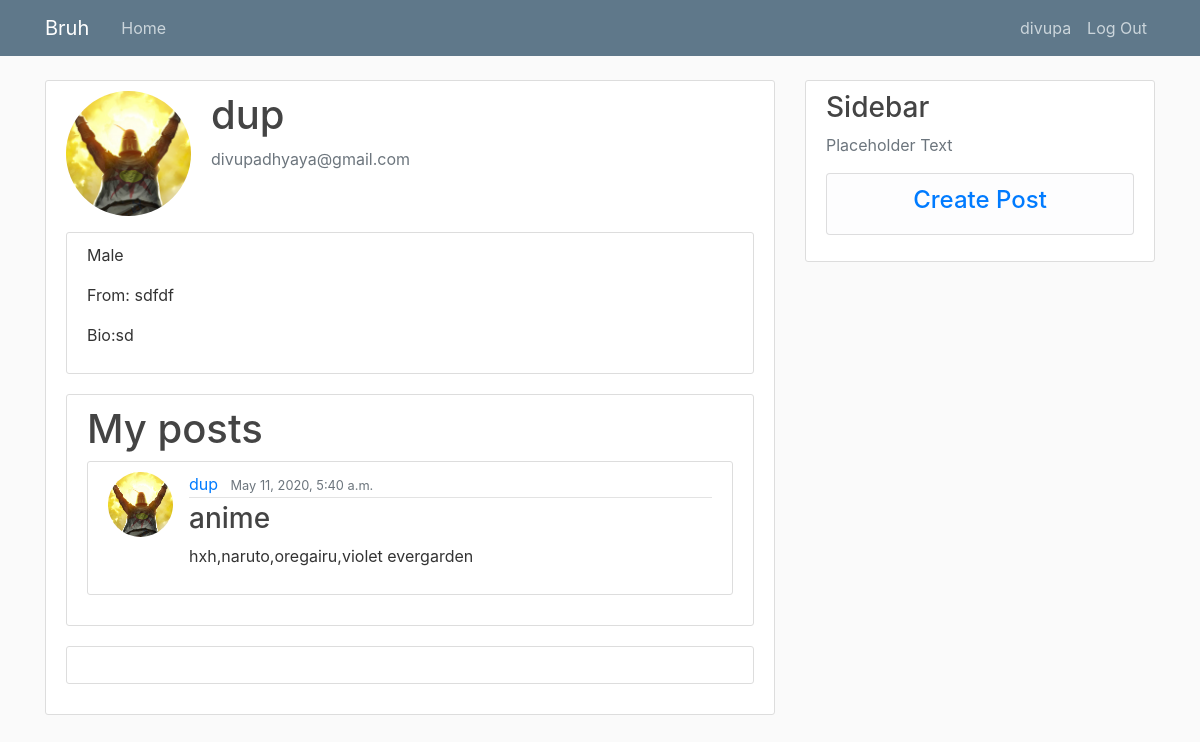
Page /user/dup/profile/ (signed in) on the committed database.
### user/models.py (models this page shows, shortened)
class Profile(models.Model):
    user = models.OneToOneField(User, on_delete=models.CASCADE)
    image = models.ImageField(default='default.jpg', upload_to='profile_pics')
    bio = models.TextField(unique=False, default=" ")
    country = models.CharField(max_length=50, default=" ")
    gender = models.IntegerField(choices=SEX, default=0)

### Post/models.py (models this page shows, shortened)
class Post(models.Model):
	title = models.CharField(max_length=100)
	content = models.TextField()
	date_posted = models.DateTimeField(default=timezone.now)
	author = models.ForeignKey(User, on_delete=models.CASCADE)
	views = models.ManyToManyField(User, related_name='post_views', blank = True)
	likers = models.ManyToManyField(User, related_name = 'likers', blank = True)

### user/views.py (the view)
# urls.py: path('<slug:slug>/profile/',views.profile,name='profile'),
@login_required
def profile(request,slug):
	userd = User.objects.filter(username__iexact=slug)
	if request.user.is_authenticated:
		if(request.method == 'POST'):
			p_form = ProfileUpdateForm(request.POST, request.FILES, instance = request.user.profile)
			if(p_form.is_valid()):
				p_form.save()
				messages.success(request, 'Account has been updated.')
				return redirect('profile',slug=slug)
		else:
			p_form = ProfileUpdateForm(instance = request.user.profile)
		context = {
		'pform':p_form,
		'userd':userd[0],
		'slug':slug
		}
	else:
		context = {
		'userd':userd[0],
		'slug':slug
		}
	context['posts'] = Post.objects.filter(author__username = slug)
	return render(request, 'users/profile.html', context)

### user/templates/users/profile.html (shortened to what this page needs)
{% extends "base.html" %}
{% load crispy_forms_tags %}
{% block content %}
    <div class="content-section">
      <div class="media">
        <img class="rounded-circle account-img" src="{{userd.profile.image.url}}">
        <div class="media-body">
          <h2 class="account-heading">{{ userd.username }}</h2>
          <p class="text-secondary">{{ userd.email }}</p>
        </div>
      </div>
      <div class="content-section">
        <p> {{userd.profile.get_gender_display}} </p>
        <p> From: {{userd.profile.country}} </p>
        <p> Bio:{{userd.profile.bio}} </p>
    	</div>
      <div class="content-section">
        <h1> My posts </h1>
      {% for post in posts %}
      <article class="media content-section">
            <img class = "rounded-circle article-img" src = "{{post.author.profile.image.url}}">
      <div class="media-body">
        <div class="article-metadata">
          <a class="mr-2" href="{% url 'profile' slug=post.author.username %}">{{ post.author }}</a>
          <small class="text-muted">{{ post.date_posted }}</small>
        </div>
        <h3><a class="article-title" href="{% url 'post-detail' post.id %}">{{ post.title }}</a></h3>
        <p class="article-content">{{ post.content }}</p>
      </div>
    </article>
        {% endfor %}
    </div>
      <div class="content-section">
    	</div>
    </div>
{% endblock content %}

### templates/base.html (shortened to what this page needs)
{% load static %}
<!DOCTYPE HTML>
<html lang="en">
  <head>
     <link rel="stylesheet" href="https://stackpath.bootstrapcdn.com/bootstrap/4.1.3/css/bootstrap.min.css">
	<link rel="stylesheet" type="text/css" href="{%static 'main.css' %}">
</head>
<body>
	<header class="site-header">
  <nav class="navbar navbar-expand-md navbar-dark bg-steel fixed-top">
    <div class="container">
      <a class="navbar-brand mr-4" href="/">Bruh</a>
      <div class="collapse navbar-collapse" id="navbarToggle">
        <div class="navbar-nav mr-auto">
          <a class="nav-item nav-link" href="{% url 'blog-home' %}">Home</a>
        </div>
        <div class="navbar-nav">
          {% if user.is_authenticated%}
                      <a class="nav-item nav-link" href="{% url 'profile' slug=user.username %}"> {{user.username }}</a>
                      <a class="nav-item nav-link" href="{% url 'logout' %}">Log Out</a>
          {% else %}
                      <a class="nav-item nav-link" href="{% url 'login' %}">Login</a>
                      <a class="nav-item nav-link" href="{% url 'register' %}">Register</a>
          {% endif %}
        </div>
      </div>
    </div>
  </nav>
</header>
<main role="main" class="container">
  <div class="row">
    <div class="col-md-8">
      {% block content %}{% endblock %}
    </div>
    <div class="col-md-4">
      <div class="content-section">
        <h3>Sidebar</h3>
        <p class='text-muted'>Placeholder Text</p>
          <ul class="list-group">
            {% if user.is_authenticated%}
                <li class="list-group-item list-group-item-light"> <h4 align = "center" ><a href = "{% url 'post-create' %}"> Create Post </a> </h4></li>
            {% endif %}
          </ul>
      </div>
    </div>
  </div>
</main>
  </body>
</html>

### user/static/main.css (style rules this page uses)
body { background: #fafafa; color: #333333; margin-top: 5rem; }
h1, h2, h3, h4, h5, h6 { color: #444444; }
ul { margin: 0; }
.bg-steel { background-color: #5f788a; }
.site-header .navbar-nav .nav-link { color: #cbd5db; }
.content-section { background: #ffffff; padding: 10px 20px; border: 1px solid #dddddd; border-radius: 3px; margin-bottom: 20px; }
.article-title { color: #444444; }
.article-content { white-space: pre-line; }
.article-img { height: 65px; width: 65px; margin-right: 16px; }
.article-metadata { padding-bottom: 1px; margin-bottom: 4px; border-bottom: 1px solid #e3e3e3 }
.account-img { height: 125px; width: 125px; margin-right: 20px; margin-bottom: 16px; }
.account-heading { font-size: 2.5rem; }

### rows in the picture
Post: author.profile.image (placeholder picture), author "dup", date_posted "May 11, 2020, 5:40 a.m.", title "anime", content "hxh,naruto,oregairu,violet evergarden"

### other values in the picture
{{ user.username }} "divupa"
{{ userd.username }} "dup"
{{ userd.email }} "divupadhyaya@gmail.com"
{{ userd.profile.get_gender_display }} "Male"
{{ userd.profile.country }} "sdfdf"
{{ userd.profile.bio }} "sd"
